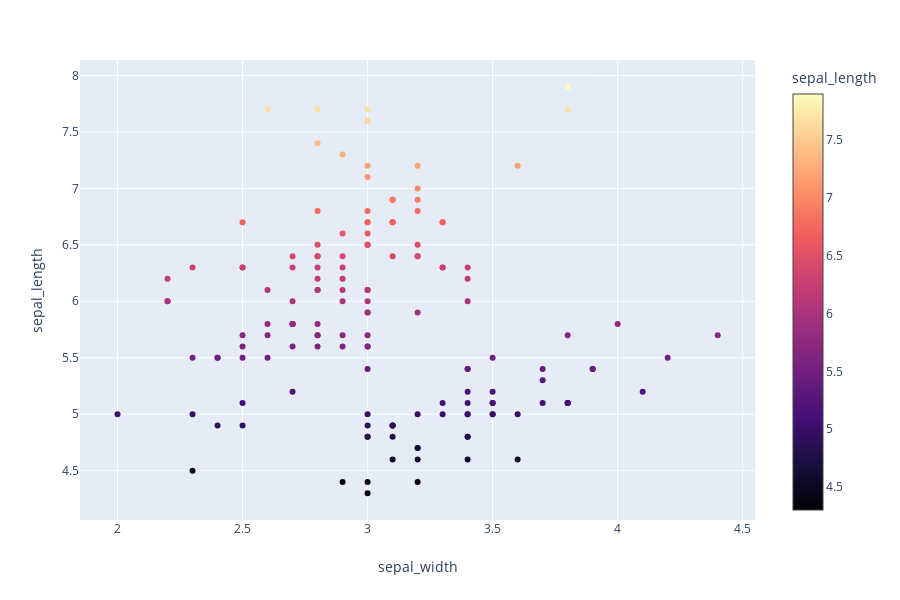

The notebook cell this image was saved under:
### Markdown cell above
<p>It is also possible to specify colorscales by name. Here is an example that specifies the Magma colorscale by name, as a string</p>

### Code cell
import plotly.express as px
iris = px.data.iris()
fig = px.scatter(iris, x="sepal_width", y="sepal_length",
                 color="sepal_length", color_continuous_scale='Magma')

fig.show()

### Figure 1 — Plotly figure (JSON) as saved in the notebook; plotly's stock layout.template omitted (floating-point values rounded to 4 significant figures; data arrays with more than 128 entries replaced by an {"elided": "..."} marker saying what was removed)
{"data": [{"hoverlabel": {"namelength": 0}, "hovertemplate": "sepal_width=%{x}<br>sepal_length=%{marker.color}", "legendgroup": "", "marker": {"color": {"elided": "150 float values"}, "coloraxis": "coloraxis", "symbol": "circle"}, "mode": "markers", "name": "", "showlegend": false, "type": "scatter", "x": {"elided": "150 float values"}, "xaxis": "x", "y": {"elided": "150 float values"}, "yaxis": "y"}], "layout": {"coloraxis": {"colorbar": {"title": {"text": "sepal_length"}}, "colorscale": [[0, "#000004"], [0.1111, "#180f3d"], [0.2222, "#440f76"], [0.3333, "#721f81"], [0.4444, "#9e2f7f"], [0.5556, "#cd4071"], [0.6667, "#f1605d"], [0.7778, "#fd9668"], [0.8889, "#feca8d"], [1, "#fcfdbf"]]}, "height": 600, "legend": {"tracegroupgap": 0}, "margin": {"t": 60}, "xaxis": {"anchor": "y", "domain": [0, 0.98], "title": {"text": "sepal_width"}}, "yaxis": {"anchor": "x", "domain": [0, 1], "title": {"text": "sepal_length"}}}}
